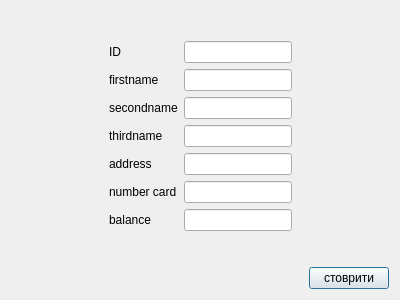
<?xml version="1.0" encoding="UTF-8"?>
<ui version="4.0">
 <class>DialogCreateCustomer</class>
 <widget class="QDialog" name="DialogCreateCustomer">
  <property name="geometry">
   <rect>
    <x>0</x>
    <y>0</y>
    <width>400</width>
    <height>300</height>
   </rect>
  </property>
  <property name="windowTitle">
   <string>create Customer</string>
  </property>
  <layout class="QGridLayout" name="gridLayout">
   <item row="0" column="0">
    <spacer name="verticalSpacer_2">
     <property name="orientation">
      <enum>Qt::Vertical</enum>
     </property>
     <property name="sizeHint" stdset="0">
      <size>
       <width>20</width>
       <height>11</height>
      </size>
     </property>
    </spacer>
   </item>
   <item row="1" column="0">
    <layout class="QHBoxLayout" name="horizontalLayout_3">
     <item>
      <spacer name="horizontalSpacer">
       <property name="orientation">
        <enum>Qt::Horizontal</enum>
       </property>
       <property name="sizeHint" stdset="0">
        <size>
         <width>40</width>
         <height>20</height>
        </size>
       </property>
      </spacer>
     </item>
     <item>
      <layout class="QHBoxLayout" name="horizontalLayout">
       <item>
        <layout class="QVBoxLayout" name="verticalLayout_2">
         <item>
          <widget class="QLabel" name="label">
           <property name="text">
            <string>ID</string>
           </property>
          </widget>
         </item>
         <item>
          <widget class="QLabel" name="label_2">
           <property name="text">
            <string>firstname</string>
           </property>
          </widget>
         </item>
         <item>
          <widget class="QLabel" name="label_7">
           <property name="text">
            <string>secondname</string>
           </property>
          </widget>
         </item>
         <item>
          <widget class="QLabel" name="label_3">
           <property name="text">
            <string>thirdname</string>
           </property>
          </widget>
         </item>
         <item>
          <widget class="QLabel" name="label_4">
           <property name="text">
            <string>address</string>
           </property>
          </widget>
         </item>
         <item>
          <widget class="QLabel" name="label_5">
           <property name="text">
            <string>number card</string>
           </property>
          </widget>
         </item>
         <item>
          <widget class="QLabel" name="label_6">
           <property name="text">
            <string>balance</string>
           </property>
          </widget>
         </item>
        </layout>
       </item>
       <item>
        <layout class="QVBoxLayout" name="verticalLayout">
         <item>
          <widget class="QLineEdit" name="IDEdit"/>
         </item>
         <item>
          <widget class="QLineEdit" name="firstnameEdit"/>
         </item>
         <item>
          <widget class="QLineEdit" name="secondnameEdit"/>
         </item>
         <item>
          <widget class="QLineEdit" name="thirdnameEdit"/>
         </item>
         <item>
          <widget class="QLineEdit" name="addressEdit"/>
         </item>
         <item>
          <widget class="QLineEdit" name="numberEdit"/>
         </item>
         <item>
          <widget class="QLineEdit" name="balanceEdit"/>
         </item>
        </layout>
       </item>
      </layout>
     </item>
     <item>
      <spacer name="horizontalSpacer_2">
       <property name="orientation">
        <enum>Qt::Horizontal</enum>
       </property>
       <property name="sizeHint" stdset="0">
        <size>
         <width>40</width>
         <height>20</height>
        </size>
       </property>
      </spacer>
     </item>
    </layout>
   </item>
   <item row="2" column="0">
    <spacer name="verticalSpacer">
     <property name="orientation">
      <enum>Qt::Vertical</enum>
     </property>
     <property name="sizeHint" stdset="0">
      <size>
       <width>20</width>
       <height>11</height>
      </size>
     </property>
    </spacer>
   </item>
   <item row="3" column="0">
    <layout class="QHBoxLayout" name="horizontalLayout_2">
     <item>
      <spacer name="horizontalSpacer_3">
       <property name="orientation">
        <enum>Qt::Horizontal</enum>
       </property>
       <property name="sizeHint" stdset="0">
        <size>
         <width>40</width>
         <height>20</height>
        </size>
       </property>
      </spacer>
     </item>
     <item>
      <widget class="QPushButton" name="createCustomerBtn">
       <property name="text">
        <string>стоврити</string>
       </property>
      </widget>
     </item>
    </layout>
   </item>
  </layout>
 </widget>
 <resources/>
 <connections/>
</ui>
